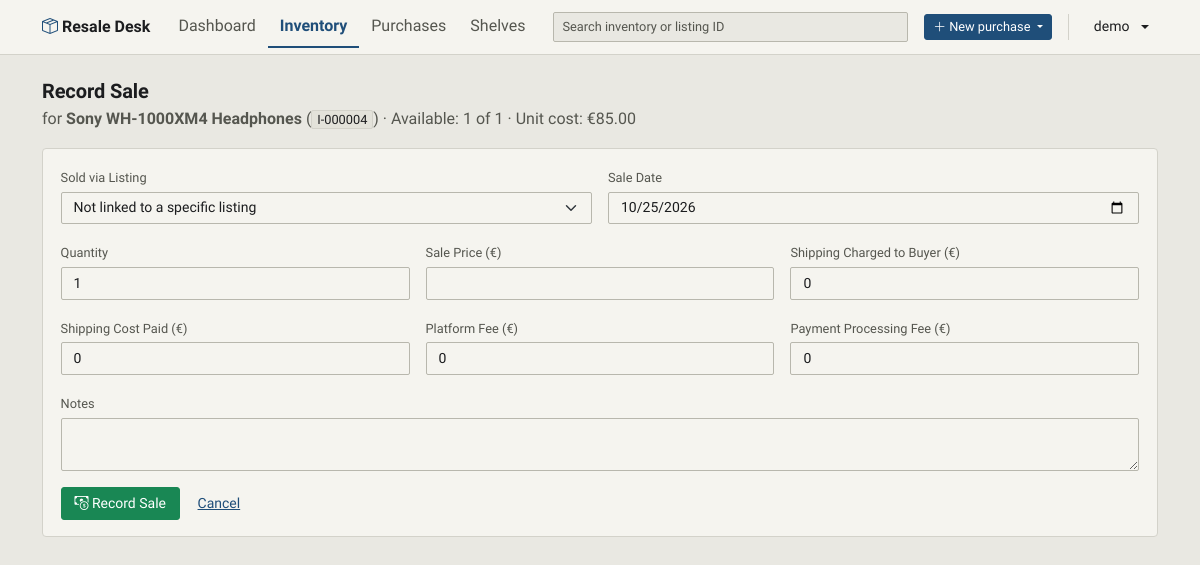
Page /items/4/sale/new (signed in) on the committed database.
### models.py (models this page shows, shortened)
class User(UserMixin, db.Model):
    __tablename__ = 'users'
    id: Mapped[int] = mapped_column(primary_key=True)
    username: Mapped[str] = mapped_column(String(64), unique=True, nullable=False)
    password_hash: Mapped[str] = mapped_column(String(128), nullable=False)
    currency: Mapped[str] = mapped_column(String(3), default="EUR", nullable=False)
    shelves: Mapped[List["Shelf"]] = relationship("Shelf", back_populates="owner", cascade="all, delete-orphan", lazy=True)
    purchases: Mapped[List["Purchase"]] = relationship("Purchase", back_populates="owner", cascade="all, delete-orphan", lazy=True)
    items: Mapped[List["Item"]] = relationship("Item", back_populates="owner", cascade="all, delete-orphan", lazy=True)

class Item(db.Model):
    __tablename__ = "items"
    __table_args__ = (
        CheckConstraint("quantity > 0", name="ck_items_quantity_positive"),
        CheckConstraint(
            "quantity_sold >= 0 AND quantity_written_off >= 0 "
            "AND quantity_sold + quantity_written_off <= quantity",
            name="ck_items_quantity_sold_range",
        ),
    )
    id: Mapped[int] = mapped_column(primary_key=True)
    user_id: Mapped[int] = mapped_column(ForeignKey("users.id"), nullable=False)
    purchase_id: Mapped[int] = mapped_column(ForeignKey("purchases.id"), nullable=False)
    shelf_id: Mapped[Optional[int]] = mapped_column(ForeignKey("shelves.id"))
    name: Mapped[str] = mapped_column(String(64), nullable=False)
    quantity: Mapped[int] = mapped_column(nullable=False, default=1)
    quantity_sold: Mapped[int] = mapped_column(nullable=False, default=0)
    quantity_written_off: Mapped[int] = mapped_column(nullable=False, default=0)
    category: Mapped[Optional[str]] = mapped_column(String(64))
    condition: Mapped[Optional[str]] = mapped_column(String(32))
    brand: Mapped[Optional[str]] = mapped_column(String(64))
    status: Mapped[ItemStatus] = mapped_column(
        SQLEnum(ItemStatus, values_callable=lambda statuses: [status.value for status in statuses]),
        default=ItemStatus.ON_SALE,
    )
    notes: Mapped[Optional[str]] = mapped_column(String(5120))
    created_at: Mapped[datetime] = mapped_column(server_default=func.now())
    owner: Mapped["User"] = relationship("User", back_populates="items")
    purchase: Mapped["Purchase"] = relationship("Purchase", back_populates="items")
    shelf: Mapped[Optional["Shelf"]] = relationship("Shelf", back_populates="items")
    listings: Mapped[List["Listing"]] = relationship("Listing", back_populates="item", cascade="all, delete-orphan", lazy=True)
    sales: Mapped[List["Sale"]] = relationship("Sale", back_populates="item", cascade="all, delete-orphan", order_by="Sale.id")
    @property
    def sale(self) -> Optional["Sale"]:
        return next((sale for sale in reversed(self.sales) if not sale.item_returned), None)
    @property
    def inventory_code(self) -> str | None:
        if self.id is None:
            return None
        return f"I-{self.id:06d}"
    @property
    def available_quantity(self) -> int:
        return max(self.quantity - self.quantity_sold - self.quantity_written_off, 0)
    @property
    def is_bundle(self) -> bool:
        return bool(self.purchase and self.purchase.purchase_type == PurchaseType.BUNDLE)
    @property
    def unit_cost(self) -> Optional[Decimal]:
        if not self.purchase or self.quantity <= 0:
            return None
        basis = self.total_cost_basis
        if basis is None:
            return None
        return basis / Decimal(self.quantity)
    @property
    def total_cost_basis(self) -> Optional[Decimal]:
        if not self.purchase or self.quantity <= 0:
            return None
        if self.is_bundle:
            return None
        return round(self.purchase.total_cost, 2)

class Purchase(db.Model):
    __tablename__ = 'purchases'
    id: Mapped[int] = mapped_column(primary_key=True)
    user_id: Mapped[int] = mapped_column(ForeignKey("users.id"), nullable=False)
    name: Mapped[Optional[str]] = mapped_column(String(128))
    seller: Mapped[Optional[str]] = mapped_column(String(128))
    platform: Mapped[Optional[str]] = mapped_column(String(64))
    date: Mapped[Optional[datetime_date]] = mapped_column(nullable=True, default=None)
    purchase_type: Mapped[PurchaseType] = mapped_column(SQLEnum(PurchaseType), nullable=False, default=PurchaseType.SINGLE)
    purchase_price: Mapped[Decimal] = mapped_column(MONEY, nullable=False, default=Decimal("0.00"))
    shipping_cost: Mapped[Decimal] = mapped_column(MONEY, nullable=False, default=Decimal("0.00"))
    notes: Mapped[Optional[str]] = mapped_column(Text)
    items: Mapped[List["Item"]] = relationship("Item", back_populates="purchase", cascade="all, delete-orphan", lazy=True)
    owner: Mapped["User"] = relationship("User", back_populates="purchases")
    @property
    def total_cost(self) -> Decimal:
        purchase_price = self.purchase_price if self.purchase_price is not None else Decimal("0")
        shipping_cost = self.shipping_cost if self.shipping_cost is not None else Decimal("0")
        return purchase_price + shipping_cost

### app.py (the view, shortened to what this page needs)
@app.route("/items/<int:item_id>/sale/new", methods=["GET", "POST"])
@login_required
def new_sale(item_id):
    item = Item.query.filter_by(id=item_id, user_id=current_user.id).first_or_404()
    if item.available_quantity <= 0:
        flash(_("There are no available units to sell."), "warning")
        return redirect(url_for("view_item", item_id=item.id))
    if item.sale is not None:
        flash(_("This item has already been sold."), "warning")
        return redirect(url_for("view_item", item_id=item.id))
    return render_template("sales/sales_new.html", item=item)

### templates/sales/sales_new.html (shortened to what this page needs)
{% extends "layout.html" %}
{% block content %}
<h3 class="mb-1">{{ _('Record Sale') }}</h3>
<p class="text-muted">{{ _('for') }} <strong>{{ item.name }}</strong> (<code class="inv-code">{{ item.inventory_code }}</code>) &middot; {{ _('Available:') }} {{ item.available_quantity }} {{ _('of') }} {{ item.quantity }} &middot; {{ _('Unit cost:') }} {% if item.is_bundle %}{{ _('part of bundle; shown on purchase') }}{% elif item.unit_cost is not none %}{{ currency_symbol }}{{ "%.2f"|format(item.unit_cost) }}{% else %}-{% endif %}</p>
<div class="card shadow-sm">
    <div class="card-body">
        <form method="post">
            <div class="row g-3">
                {% if item.listings %}
                <div class="col-md-6">
                    <label class="form-label">{{ _('Sold via Listing') }}</label>
                    <select class="form-select" name="listing_id">
                        <option value="">{{ _('Not linked to a specific listing') }}</option>
                    </select>
                </div>
                <div class="col-md-6">
                    <label class="form-label">{{ _('Sale Date') }}</label>
                    <input type="date" class="form-control" name="sale_date" value="{{ today }}" required>
                </div>
                {% else %}
                <div class="col-md-6">
                    <label class="form-label">{{ _('Sale Date') }}</label>
                    <input type="date" class="form-control" name="sale_date" value="{{ today }}" required>
                </div>
                {% endif %}
                <div class="col-md-4">
                    <label class="form-label">{{ _('Quantity') }}</label>
                    <input type="number" min="1" max="{{ item.available_quantity }}" step="1" class="form-control" name="quantity" value="1" required>
                </div>
                <div class="col-md-4">
                    <label class="form-label">{{ _('Sale Price ({symbol})', symbol=currency_symbol) }}</label>
                    <input type="number" step="0.01" min="0" class="form-control" name="sale_price" required>
                </div>
                <div class="col-md-4">
                    <label class="form-label">{{ _('Shipping Charged to Buyer ({symbol})', symbol=currency_symbol) }}</label>
                    <input type="number" step="0.01" min="0" class="form-control" name="shipping_collected" value="0">
                </div>
                <div class="col-md-4">
                    <label class="form-label">{{ _('Shipping Cost Paid ({symbol})', symbol=currency_symbol) }}</label>
                    <input type="number" step="0.01" min="0" class="form-control" name="shipping_paid" value="0">
                </div>
                <div class="col-md-4">
                    <label class="form-label">{{ _('Platform Fee ({symbol})', symbol=currency_symbol) }}</label>
                    <input type="number" step="0.01" min="0" class="form-control" name="platform_fee" value="0">
                </div>
                <div class="col-md-4">
                    <label class="form-label">{{ _('Payment Processing Fee ({symbol})', symbol=currency_symbol) }}</label>
                    <input type="number" step="0.01" min="0" class="form-control" name="payment_fee" value="0">
                </div>
                <div class="col-12">
                    <label class="form-label">{{ _('Notes') }}</label>
                    <textarea class="form-control" name="notes" rows="2"></textarea>
                </div>
            </div>
            <button type="submit" class="btn btn-success mt-3"><i class="bi bi-cash-coin"></i> {{ _('Record Sale') }}</button>
            <a href="{{ url_for('view_item', item_id=item.id) }}" class="btn btn-link mt-3">{{ _('Cancel') }}</a>
        </form>
    </div>
</div>
{% endblock %}

### templates/layout.html (shortened to what this page needs)
<!DOCTYPE html>
<html lang="{{ html_lang }}">
<head>
    <link href="https://cdn.jsdelivr.net/npm/bootstrap@5.3.3/dist/css/bootstrap.min.css" rel="stylesheet">
    <link href="https://cdn.jsdelivr.net/npm/bootstrap-icons@1.11.3/font/bootstrap-icons.css" rel="stylesheet">
    <link href="{{ url_for('static', filename='style.css') }}" rel="stylesheet">
</head>
<body>
    {% if current_user.is_authenticated %}
    <nav class="navbar navbar-expand-lg navbar-dark bg-dark mb-4">
        <div class="container">
            <a class="navbar-brand fw-bold" href="{{ url_for('index') }}">
                <i class="bi bi-box-seam"></i> Resale Desk
            </a>
            <div class="collapse navbar-collapse" id="navMenu">
                {% set ep = request.endpoint %}
                {% set nav_tabs = [
                    ('index', 'Dashboard', ['index']),
                    ('inventory', 'Inventory', ['inventory', 'view_item', 'new_listing', 'new_sale']),
                    ('purchases', 'Purchases', ['purchases', 'new_purchase', 'choose_purchase_type', 'view_purchase', 'add_items']),
                    ('shelves', 'Shelves', ['shelves'])
                ] %}
                <ul class="navbar-nav me-auto">
                    {% for endpoint, label, endpoints in nav_tabs %}
                    <li class="nav-item"><a class="nav-link{{ ' active' if ep in endpoints }}" href="{{ url_for(endpoint) }}"{{ ' aria-current="page"'|safe if ep in endpoints }}>{{ _(label) }}</a></li>
                    {% endfor %}
                </ul>
                <form class="d-flex flex-grow-1 header-search ms-3 me-3" role="search" action="{{ url_for('inventory') }}" method="get">
                    <input class="form-control form-control-sm" type="search" name="q" placeholder="{{ _('Search inventory or listing ID') }}" value="{{ request.args.get('q', '') }}">
                </form>
                <div class="dropdown header-new-purchase">
                    <button class="btn btn-primary btn-sm dropdown-toggle" type="button" data-bs-toggle="dropdown" aria-expanded="false">
                        <i class="bi bi-plus-lg" aria-hidden="true"></i> {{ _('New purchase') }}
                    </button>
                </div>
                <div class="dropdown header-account">
                    <button class="btn header-account-toggle dropdown-toggle" type="button" data-bs-toggle="dropdown" data-bs-auto-close="outside" aria-expanded="false">
                        <span class="header-account-name">{{ current_user.username }}</span>
                    </button>
                </div>
            </div>
        </div>
    </nav>
    {% endif %}
<div class="container mb-5">
    {% block content %}{% endblock %}
</div>
</body>
</html>

### rows in the picture
User: username "demo"
Item: name "Sony WH-1000XM4 Headphones", inventory_code "I-000004", available_quantity "1", quantity "1", unit_cost "85.00"

### other values in the picture
{{ currency_symbol }} "€"
form field listing_id "Not linked to a specific listing"
